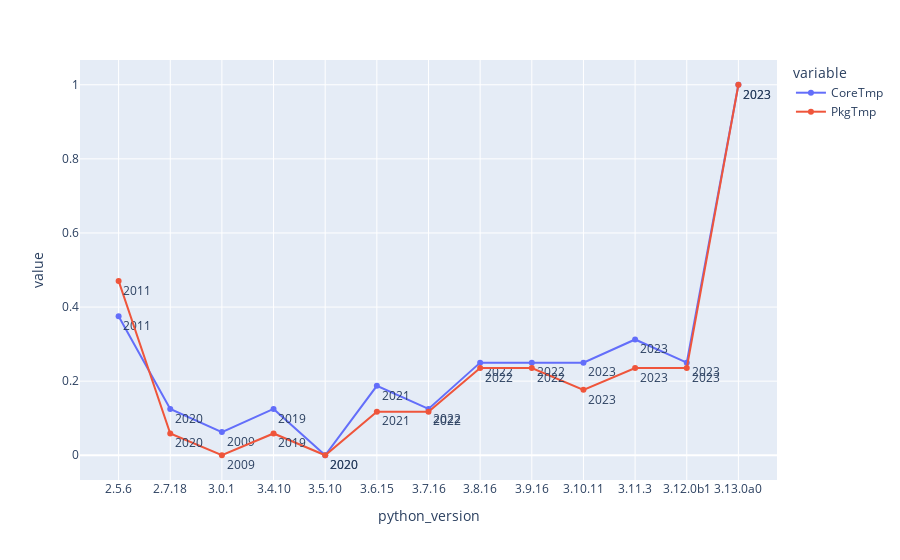

The notebook cell this image was saved under:
### Markdown cell above
### Temperature through different Python versions

### Code cell
fig = px.line(df, x="python_version", y=["CoreTmp","PkgTmp"], text=pd.to_datetime(df['release_date']).dt.year)
fig.update_traces(textposition="bottom right")
fig.show()

### Figure 1 — Plotly figure (JSON) as saved in the notebook; plotly's stock layout.template omitted (floating-point values rounded to 4 significant figures)
{"data": [{"hovertemplate": "variable=CoreTmp<br>python_version=%{x}<br>value=%{y}<br>text=%{text}<extra></extra>", "legendgroup": "CoreTmp", "line": {"color": "#636efa", "dash": "solid"}, "marker": {"symbol": "circle"}, "mode": "lines+markers+text", "name": "CoreTmp", "orientation": "v", "showlegend": true, "text": [2011, 2020, 2009, 2019, 2020, 2021, 2022, 2022, 2022, 2023, 2023, 2023, 2023], "textposition": "bottom right", "type": "scatter", "x": ["2.5.6", "2.7.18", "3.0.1", "3.4.10", "3.5.10", "3.6.15", "3.7.16", "3.8.16", "3.9.16", "3.10.11", "3.11.3", "3.12.0b1", "3.13.0a0"], "xaxis": "x", "y": [0.375, 0.125, 0.0625, 0.125, 0, 0.1875, 0.125, 0.25, 0.25, 0.25, 0.3125, 0.25, 1], "yaxis": "y"}, {"hovertemplate": "variable=PkgTmp<br>python_version=%{x}<br>value=%{y}<br>text=%{text}<extra></extra>", "legendgroup": "PkgTmp", "line": {"color": "#EF553B", "dash": "solid"}, "marker": {"symbol": "circle"}, "mode": "lines+markers+text", "name": "PkgTmp", "orientation": "v", "showlegend": true, "text": [2011, 2020, 2009, 2019, 2020, 2021, 2022, 2022, 2022, 2023, 2023, 2023, 2023], "textposition": "bottom right", "type": "scatter", "x": ["2.5.6", "2.7.18", "3.0.1", "3.4.10", "3.5.10", "3.6.15", "3.7.16", "3.8.16", "3.9.16", "3.10.11", "3.11.3", "3.12.0b1", "3.13.0a0"], "xaxis": "x", "y": [0.4706, 0.05882, 0, 0.05882, 0, 0.1176, 0.1176, 0.2353, 0.2353, 0.1765, 0.2353, 0.2353, 1], "yaxis": "y"}], "layout": {"legend": {"title": {"text": "variable"}, "tracegroupgap": 0}, "margin": {"t": 60}, "xaxis": {"anchor": "y", "domain": [0, 1], "title": {"text": "python_version"}}, "yaxis": {"anchor": "x", "domain": [0, 1], "title": {"text": "value"}}}}
